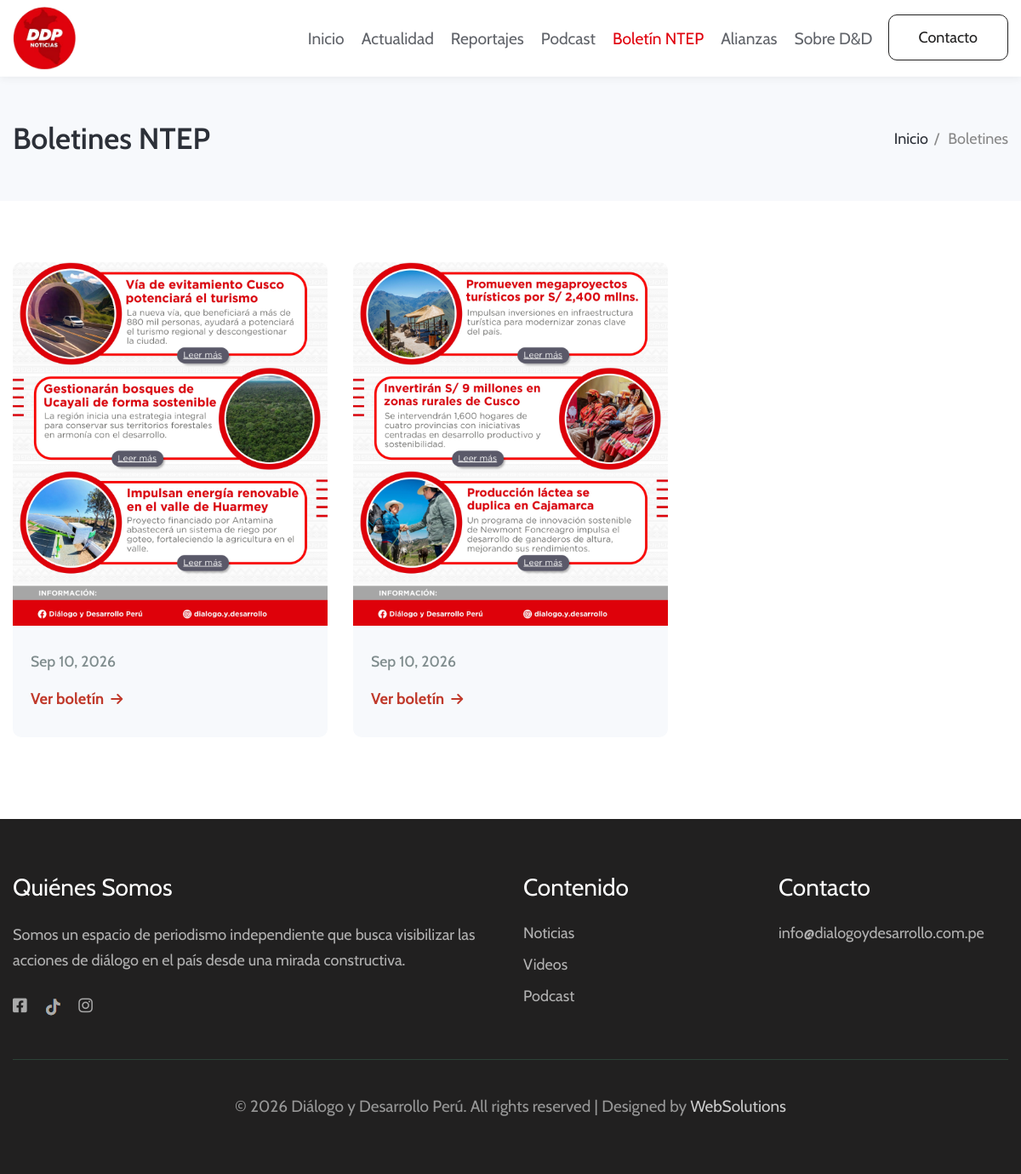
/boletines.php, run on the app's committed database.
### tables this page shows
CREATE TABLE `boletines` (
  `id` int(10) UNSIGNED NOT NULL,
  `numero_boletin` varchar(50) NOT NULL,
  `resumen` longtext DEFAULT NULL,
  `foto_portada` varchar(255) DEFAULT NULL,
  `archivo_pdf` varchar(255) NOT NULL,
  `fecha_publicacion` date NOT NULL,
  `usuario_id` int(10) UNSIGNED NOT NULL,
  `estado` varchar(20) DEFAULT 'publicado'
);

### boletines.php (the view, shortened to what this page needs)
<?php
require_once 'config/conexion.php';
$pagina = isset($_GET['pagina']) ? (int)$_GET['pagina'] : 1;
$porPagina = 9;
$offset = ($pagina - 1) * $porPagina;
$sql = "SELECT * FROM boletines
        ORDER BY fecha_publicacion DESC
        LIMIT " . (int)$porPagina . " OFFSET " . (int)$offset;
$stmt = $pdo->query($sql);
$boletines = $stmt->fetchAll();
function imagenExiste($ruta) {
    $ruta = ltrim($ruta, '/');
    $rutaCompleta = $_SERVER['DOCUMENT_ROOT'] . '/dialogoydesarrollo/' . $ruta;
    return file_exists($rutaCompleta);
}
function urlImagen($ruta) {
    $ruta = ltrim($ruta, '/');
    return '/dialogoydesarrollo/' . $ruta;
}
function urlPdf($ruta) {
    $ruta = ltrim($ruta, '/');
    return '/dialogoydesarrollo/' . $ruta;
}
?>
<!DOCTYPE html>
<html lang="es">
<head>
    <link rel="stylesheet" href="https://cdnjs.cloudflare.com/ajax/libs/font-awesome/6.0.0/css/all.min.css">
    <link rel="stylesheet" href="assets/css/style-starter.css">
</head>
<body>
    <header id="site-header" class="fixed-top">
        <div class="container">
            <nav class="navbar navbar-expand-lg stroke">
                <a class="navbar-brand" href="index.php">
                    <img src="assets/images/logo.png" alt="DDP Noticias" style="height:75px;" />
                </a>
                <div class="collapse navbar-collapse" id="navbarTogglerDemo02">
                    <ul class="navbar-nav ml-auto">
                        <li class="nav-item"><a class="nav-link" href="index.php">Inicio</a></li>
                        <li class="nav-item"><a class="nav-link" href="index.php#actualidad">Actualidad</a></li>
                        <li class="nav-item"><a class="nav-link" href="reportajes.php">Reportajes</a></li>
                        <li class="nav-item"><a class="nav-link" href="podcast.php">Podcast</a></li>
                        <li class="nav-item active"><a class="nav-link" href="boletines.php">Boletín NTEP</a></li>
                        <li class="nav-item"><a class="nav-link" href="alianzas.php">Alianzas</a></li>
                        <li class="nav-item"><a class="nav-link" href="sobre-nosotros.php">Sobre D&D</a></li>
                        <li class="ml-2"><a href="contacto.php" class="btn btn-style btn-outline-secondary">Contacto</a></li>
                    </ul>
                </div>
            </nav>
        </div>
    </header>
    <section class="breadcrumb-area py-sm-5 py-4">
        <div class="container">
            <div class="row">
                <div class="col-md-12">
                    <div class="breadcrumb-contents">
                        <h2 class="title-big">Boletines NTEP</h2>
                        <div class="breadcrumb">
                            <ul>
                                <li><a href="index.php">Inicio</a></li>
                                <li class="active">Boletines</li>
                            </ul>
                        </div>
                    </div>
                </div>
            </div>
        </div>
    </section>
    <div class="grids-block-5 py-5">
        <section class="py-lg-4 py-md-3">
            <div class="container">
                <div class="row">
                    <?php if (count($boletines) > 0): ?>
                        <?php foreach ($boletines as $boletin): ?>
                        <div class="col-lg-4 col-md-6 grids5-info">
                            <?php
                            $rutaImagen = $boletin['foto_portada'] ?? '';
                            $rutaPdf = $boletin['archivo_pdf'] ?? '';
                            if (!empty($rutaImagen) && imagenExiste($rutaImagen)) {
                                echo '<a target="_blank" href="' . htmlspecialchars(urlPdf($rutaPdf)) . '" class="d-block">';
                                echo '<img src="' . htmlspecialchars(urlImagen($rutaImagen)) . '" alt="' . htmlspecialchars($boletin['titulo'] ?? 'Boletín') . '" class="img-fluid">';
                                echo '</a>';
                            } else {
                                echo '<div class="no-image"><div><i class="fas fa-file-pdf"></i><br>Sin imagen</div></div>';
                            }
                            ?>
                            <div class="blog-info">
                                <h4>
                                    <?php echo date('M d, Y', strtotime($boletin['fecha_publicacion'])); ?>
                                </h4>
                                <a target="_blank" href="<?php echo htmlspecialchars(urlPdf($rutaPdf)); ?>" class="btn-ver">
                                    Ver boletín <i class="fas fa-arrow-right"></i>
                                </a>
                            </div>
                        </div>
                        <?php endforeach; ?>
                    <?php else: ?>
                        <div class="col-12 text-center py-5">
                            <p style="color:#7f8c8d;font-size:1.2rem;">No hay boletines disponibles por el momento.</p>
                        </div>
                    <?php endif; ?>
                </div>
            </div>
        </section>
    </div>
    <section class="w3l-footer-29-main py-5" id="footer">
        <div class="footer-29 py-md-3">
            <div class="container">
                <div class="row footer-top-29">
                    <div class="col-lg-6 col-md-6 footer-list-29 footer-1">
                        <h6 class="footer-title-29">Quiénes Somos</h6>
                        <p>Somos un espacio de periodismo independiente que busca visibilizar las acciones de diálogo en el país desde una mirada constructiva.</p>
                        <div class="main-social-footer-29">
                            <a target="_blank" href="https://www.facebook.com/DialogoyDesarrolloPeru" class="facebook"><span class="fa fa-facebook-square"></span></a>
                            <a target="_blank" href="https://www.tiktok.com/@dialogo.y.desarrollo" class="twitter"><img src="assets/images/tiktokp.png" style="height:20px;"></a>
                            <a target="_blank" href="https://www.instagram.com/dialogo.y.desarrollo/" class="instagram"><span class="fa fa-instagram"></span></a>
                        </div>
                    </div>
                    <div class="col-lg-3 col-md-6 footer-list-29 footer-2 mt-md-0 mt-5">
                        <ul>
                            <h6 class="footer-title-29">Contenido</h6>
                            <li><a href="noticias.php">Noticias</a></li>
                            <li><a href="videos.php">Videos</a></li>
                            <li><a href="podcast.php">Podcast</a></li>
                        </ul>
                    </div>
                    <div class="col-lg-3 col-md-6 mt-lg-0 mt-5 footer-list-29 footer-3">
                        <div class="properties">
                            <h6 class="footer-title-29">Contacto</h6>
                            <ul>
                                <li><a href="mailto:info@dialogoydesarrollo.com.pe">info@dialogoydesarrollo.com.pe</a></li>
                            </ul>
                        </div>
                    </div>
                </div>
                <div class="bottom-copies text-center">
                    <p class="copy-footer-29">© <?php echo date('Y'); ?> Diálogo y Desarrollo Perú. All rights reserved | Designed by <a target="_blank" href="https://www.wsperu.info">WebSolutions</a></p>
                </div>
            </div>
        </div>
    </section>
</body>
</html>

### boletines.php (style rules this page uses)
.grids5-info { margin-bottom: 1.5rem; }
.blog-info { padding: 1rem 0; }
.blog-info h4 { font-size: 1.1rem; margin-bottom: 0.5rem; line-height: 1.4; color: #7f8c8d; font-weight: 500; }
.btn-ver { display: inline-flex; align-items: center; gap: 0.5rem; color: #c0392b; font-weight: 700; padding: 0; font-size: 1.15rem; background: transparent; border: none; text-decoration: none; cursor: pointer; transition: all 0.3s; margin-top: 0.6rem; }
.btn-ver i { font-size: 1rem; transition: transform 0.3s; }

### data on the page
boletines: foto_portada (picture), fecha_publicacion "Sep 10, 2026"
boletines: foto_portada (picture), fecha_publicacion "Sep 10, 2026"
